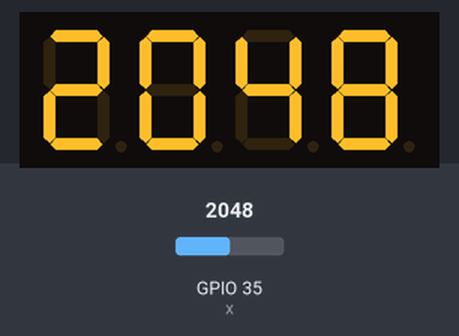
A program run on a simulated ESP32 board running MicroPython. Shown: 4-digit seven-segment display. The inputs (shaded band) are chosen by the test bench; at power-on: GPIO 35 (x) = 2048 (analog values on the 0–4095 scale). Library files of the repository ran but are not shown: tm1637.py.

Above: at 4.0 s.
4.1 s: GPIO 35 (x) set to 220
At 4.4 s:
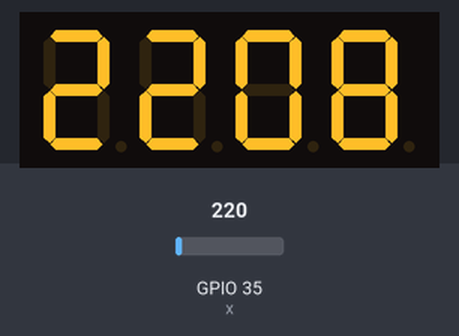
5.6 s: GPIO 35 (x) set to 177
At 6.5 s:
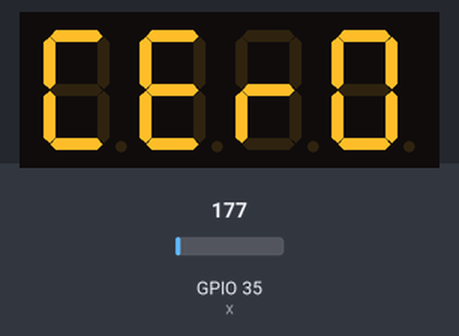
7.2 s: GPIO 35 (x) set to 240
At 7.9 s:
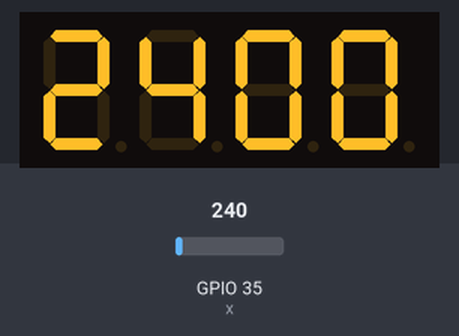
8.8 s: GPIO 35 (x) set to 160
At 10.1 s:
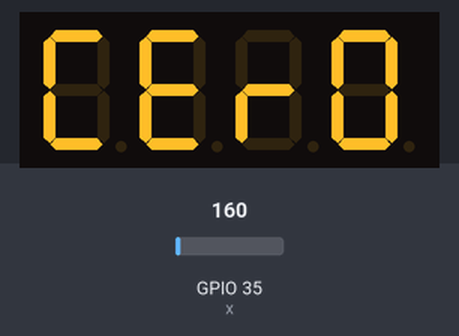
Timing chart, 0 to 11.3 s (numbered marks = the images above; inputs shaded):
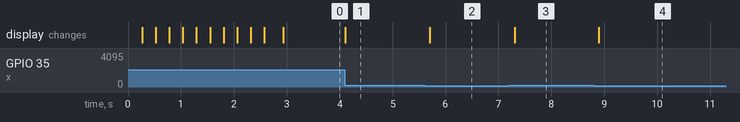

Measured:
- the behaviour switches between 200 and 199 on GPIO 35 (x) (found by bisection; images 1 and 2)
- after the input at 4.1 s, the display: changes at once (image 1)
- after the input at 5.6 s, the display: changes after 0.10 s (image 2)
- after the input at 7.2 s, the display: changes after 0.11 s (image 3)
- after the input at 8.8 s, the display: changes after 0.10 s (image 4)

The program:

joysticks.py
```python
from machine import Pin, ADC
from time import sleep
from tm1637 import TM1637


#--------------------------tm
tm = TM1637(clk=Pin(27), dio=Pin(26))

tm.scroll("Harold")
x = ADC(Pin(35))
y = ADC(Pin(34))

x.atten(ADC.ATTN_11DB)
y.atten(ADC.ATTN_11DB)

last_x = 2048
last_y = 2048
while True:
    sleep(0.1)


    need_print = False
    valorx = x.read()
    if (valorx < 200):
        tm.show("cero")
        continue
    tm.show(str(valorx))

    # if (valorx != last_x):
    #     need_print = True
    #     last_x = valorx

    # valory = y.read()
    # if (valory != last_y):
    #     need_print = True
    #     last_y = valory

    # if (need_print):
    #     print(valorx, valory)
    #     tm.show(str(valorx))
```
